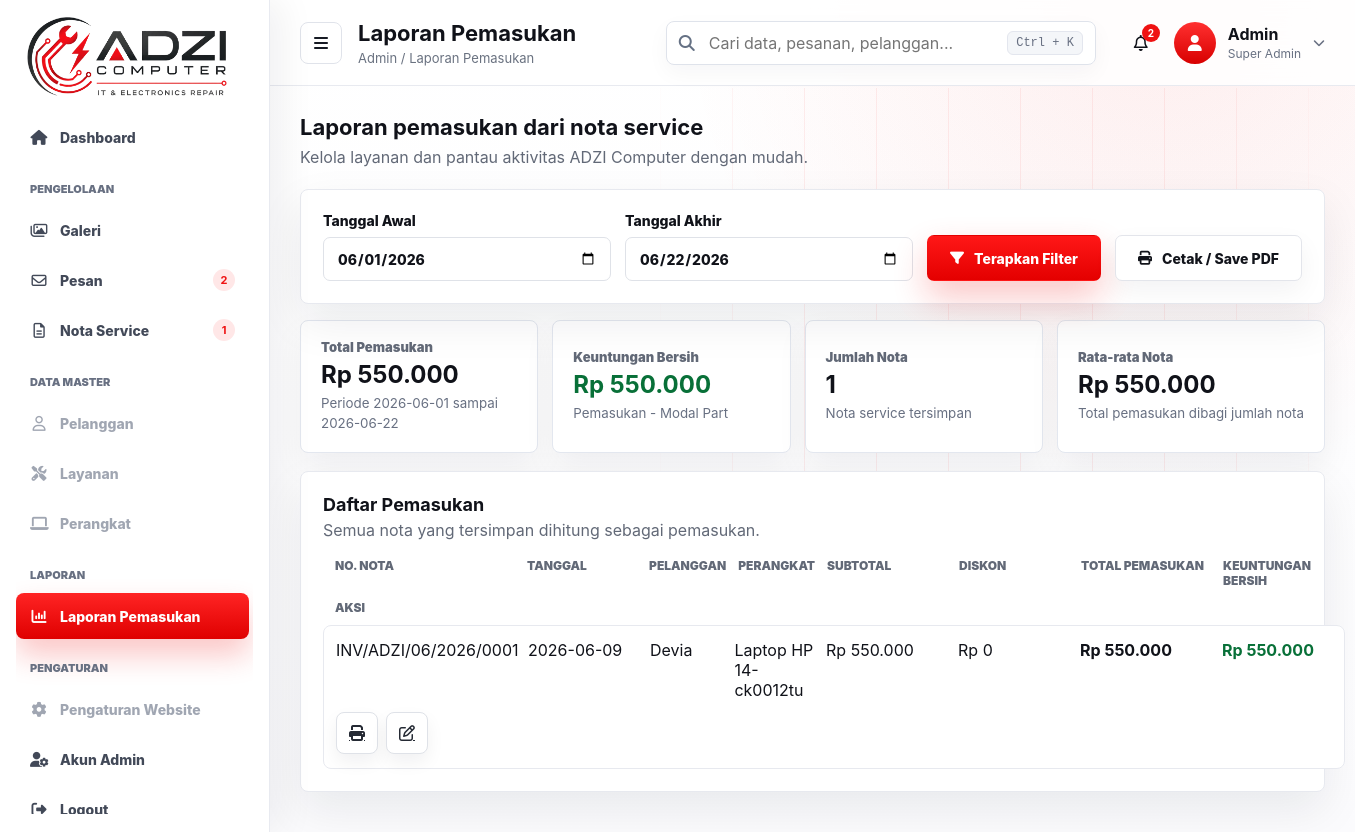
Before: /admin/reports_income.php (signed in) with the older database file.
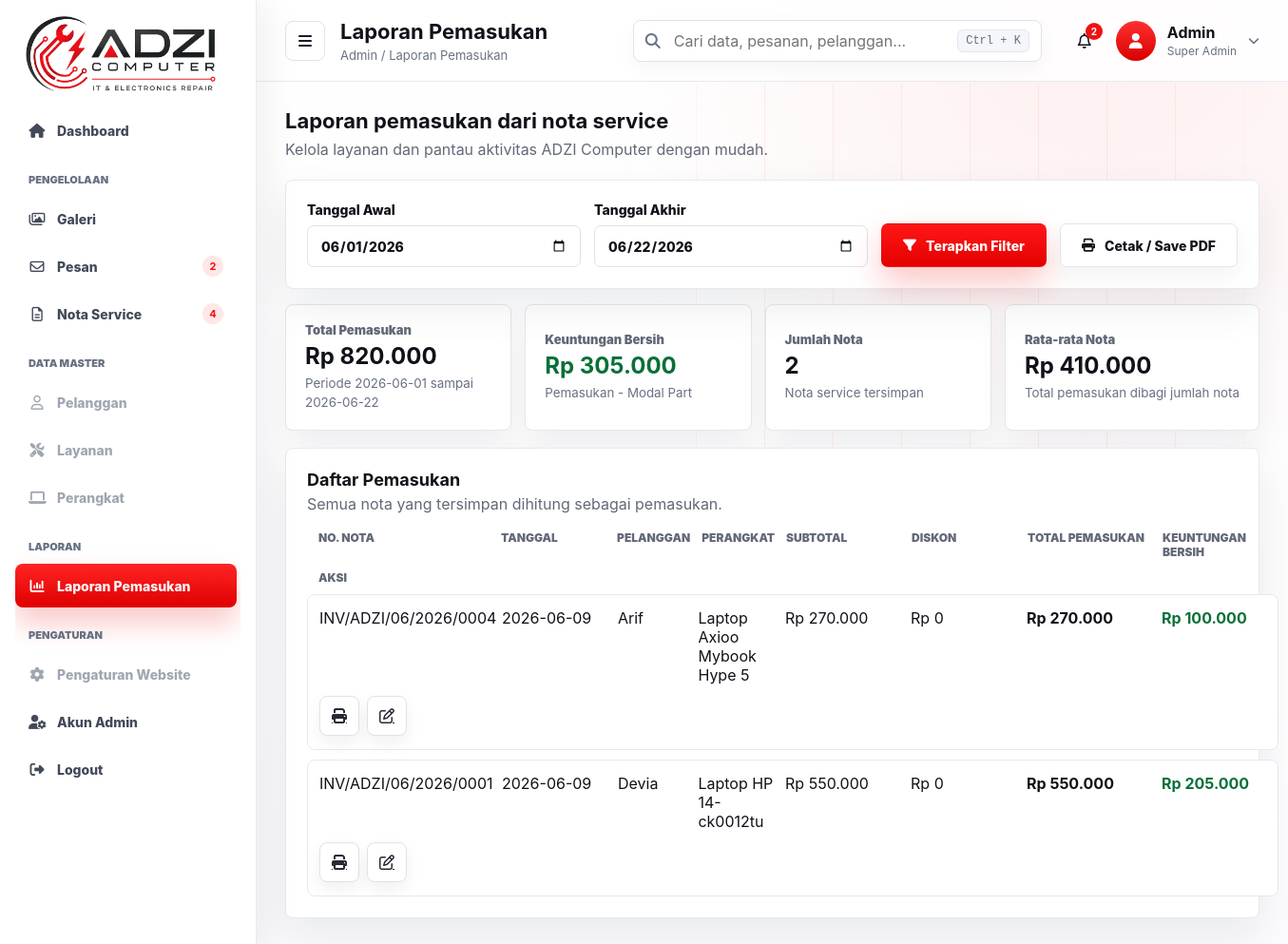
After: the same page with the newer database file.
### tables this page shows
CREATE TABLE service_invoices (
  id INTEGER PRIMARY KEY AUTOINCREMENT,
  invoice_no TEXT NOT NULL UNIQUE,
  service_date DATE NOT NULL,
  customer_name TEXT NOT NULL,
  customer_phone TEXT DEFAULT '',
  customer_address TEXT DEFAULT '',
  device_type TEXT NOT NULL,
  device_model TEXT DEFAULT '',
  complaint TEXT DEFAULT '',
  discount INTEGER DEFAULT 0,
  warranty_days INTEGER DEFAULT 30,
  notes TEXT DEFAULT '',
  created_at DATETIME DEFAULT CURRENT_TIMESTAMP,
  updated_at DATETIME DEFAULT CURRENT_TIMESTAMP
);

### inc/boot.php (called while the page is built, shortened)
<?php
$CONFIG = [
  'brand'   => 'Service Laptop & Elektronik Adzp18',
  'email'   => 'sadzypurnomo@gmail.com',
  'phone'   => '085880495407',
  'wa'      => '085880495407',
  'address' => 'Perumahan Permata Land, Blok Ruby H No.5, Bagan Pete, Kec. Kota Baru, Kota Jambi, Jambi 36361',
  'maps'    => 'https://maps.app.goo.gl/aX718QCLTx9SyhN2A',
  'maps_embed' => 'https://www.google.com/maps/embed?pb=!1m18!1m12!1m3!1d3988.133870883912!2d103.55593239999999!3d-1.6649658999999999!2m3!1f0!2f0!3f0!3m2!1i1024!2i768!4f13.1!3m3!1m2!1s0x2e2587e31244add1%3A0x8701b461d37129c4!2sService%20Laptop%20dan%20Elektronik!5e0!3m2!1sid!2sid!4v1762330598318!5m2!1sid!2sid',
  'admin_user' => 'adzp18',
  'admin_pass_hash' => '$2y$10$fqhrx5Z2FXxLZVcJ6qan4e9N18btTdt.rZFoD4S9zBEgaUXYxJXiy',
];
function h($s){ return htmlspecialchars($s ?? '', ENT_QUOTES, 'UTF-8'); }

### admin/partials/income.php (called while the page is built, shortened)
<?php
function admin_rupiah($value): string {
  return 'Rp ' . number_format((int)$value, 0, ',', '.');
}
function admin_income_rows(PDO $pdo, ?string $startDate = null, ?string $endDate = null): array {
  $where = '';
  $params = [];
  if ($startDate && $endDate) {
    $where = 'WHERE i.service_date BETWEEN ? AND ?';
    $params = [$startDate, $endDate];
  }
  $st = $pdo->prepare("
    SELECT i.*, COALESCE(SUM(it.qty * CASE
      WHEN (it.part_price + it.service_price) > 0 THEN (it.part_price + it.service_price)
      ELSE it.unit_price
    END), 0) AS subtotal,
    COALESCE(SUM(it.qty * it.part_capital_price), 0) AS total_capital
    FROM service_invoices i
    LEFT JOIN service_invoice_items it ON it.invoice_id = i.id
    {$where}
    GROUP BY i.id
    ORDER BY i.service_date DESC, i.id DESC
  ");
  $st->execute($params);
  $rows = $st->fetchAll(PDO::FETCH_ASSOC);
  foreach ($rows as &$row) {
    $row['total_income'] = max(0, (int)$row['subtotal'] - (int)$row['discount']);
  }
  return $rows;
}
function admin_income_summary(array $rows): array {
  $total = 0;
  $netProfit = 0;
  foreach ($rows as $row) {
    $total += (int)($row['total_income'] ?? 0);
    $netProfit += (int)($row['net_profit'] ?? 0);
  }
  $count = count($rows);
  return [
    'count' => $count,
    'total' => $total,
    'net_profit' => $netProfit,
    'average' => $count > 0 ? (int)round($total / $count) : 0,
  ];
}

### admin/reports_income.php (the view, shortened to what this page needs)
<?php
require __DIR__ . '/guard.php';
require __DIR__ . '/partials/layout.php';
require __DIR__ . '/partials/income.php';
$defaultStart = (new DateTimeImmutable('first day of this month'))->format('Y-m-d');
$defaultEnd = (new DateTimeImmutable('today'))->format('Y-m-d');
$startDate = trim($_GET['start'] ?? $defaultStart);
$endDate = trim($_GET['end'] ?? $defaultEnd);
$rows = admin_income_rows($pdo, $startDate, $endDate);
$summary = admin_income_summary($rows);
$printUrl = 'reports_income_print.php?start=' . rawurlencode($startDate) . '&end=' . rawurlencode($endDate);
admin_page_start('Laporan Pemasukan', 'reports_income', 'Laporan pemasukan dari nota service');
?>
      <section class="admin-card admin-section report-filter-card">
        <form method="get" class="admin-form report-filter-form">
          <label>Tanggal Awal
            <input type="date" name="start" value="<?= h($startDate) ?>">
          </label>
          <label>Tanggal Akhir
            <input type="date" name="end" value="<?= h($endDate) ?>">
          </label>
          <button class="cta" type="submit"><i class="fa-solid fa-filter"></i> Terapkan Filter</button>
          <a class="btn" href="<?= h($printUrl) ?>" target="_blank"><i class="fa-solid fa-print"></i> Cetak / Save PDF</a>
        </form>
      </section>
      <section class="admin-income-strip">
        <article>
          <span>Total Pemasukan</span>
          <strong><?= h(admin_rupiah($summary['total'])) ?></strong>
          <small>Periode <?= h($startDate) ?> sampai <?= h($endDate) ?></small>
        </article>
        <article>
          <span>Keuntungan Bersih</span>
          <strong style="color:#087038"><?= h(admin_rupiah($summary['net_profit'])) ?></strong>
          <small>Pemasukan - Modal Part</small>
        </article>
        <article>
          <span>Jumlah Nota</span>
          <strong><?= h((string)$summary['count']) ?></strong>
          <small>Nota service tersimpan</small>
        </article>
        <article>
          <span>Rata-rata Nota</span>
          <strong><?= h(admin_rupiah($summary['average'])) ?></strong>
          <small>Total pemasukan dibagi jumlah nota</small>
        </article>
      </section>
      <section class="admin-card admin-section">
        <div class="panel-head">
          <div>
            <h2>Daftar Pemasukan</h2>
            <p>Semua nota yang tersimpan dihitung sebagai pemasukan.</p>
          </div>
        </div>
        <?php if(!$rows): ?>
          <p class="admin-muted">Belum ada pemasukan pada periode ini.</p>
        <?php else: ?>
          <div class="admin-table income-table">
            <div class="admin-table-head">
              <span>No. Nota</span>
              <span>Tanggal</span>
              <span>Pelanggan</span>
              <span>Perangkat</span>
              <span>Subtotal</span>
              <span>Diskon</span>
              <span>Total Pemasukan</span>
              <span>Keuntungan Bersih</span>
              <span>Aksi</span>
            </div>
            <?php foreach($rows as $row): ?>
              <div class="admin-table-row">
                <span data-label="No. Nota"><?= h($row['invoice_no']) ?></span>
                <span data-label="Tanggal"><?= h($row['service_date']) ?></span>
                <span data-label="Pelanggan"><?= h($row['customer_name']) ?></span>
                <span data-label="Perangkat"><?= h(trim($row['device_type'] . ' ' . $row['device_model'])) ?></span>
                <span data-label="Subtotal"><?= h(admin_rupiah($row['subtotal'])) ?></span>
                <span data-label="Diskon"><?= h(admin_rupiah($row['discount'])) ?></span>
                <span data-label="Total Pemasukan"><strong><?= h(admin_rupiah($row['total_income'])) ?></strong></span>
                <span data-label="Keuntungan Bersih"><strong style="color:#087038"><?= h(admin_rupiah($row['net_profit'])) ?></strong></span>
                <span data-label="Aksi">
                  <div class="invoice-actions">
                    <a class="icon-action" href="invoices_print.php?id=<?= h((string)$row['id']) ?>" target="_blank" title="Cetak nota" aria-label="Cetak nota <?= h($row['invoice_no']) ?>"><i class="fa-solid fa-print"></i></a>
                    <a class="icon-action" href="invoices.php?edit=<?= h((string)$row['id']) ?>" title="Edit nota" aria-label="Edit nota <?= h($row['invoice_no']) ?>"><i class="fa-regular fa-pen-to-square"></i></a>
                  </div>
                </span>
              </div>
            <?php endforeach; ?>
          </div>
        <?php endif; ?>
      </section>
<?php admin_page_end(); ?>

### admin/partials/layout.php (shortened to what this page needs)
<?php
function admin_table_count(PDO $pdo, string $table, string $where = ''): int {
  try {
    return (int)$pdo->query('SELECT COUNT(*) FROM ' . $table . ($where ? ' WHERE ' . $where : ''))->fetchColumn();
  } catch (Throwable $e) {
    return 0;
  }
}
function admin_page_start(string $pageTitle, string $active, string $subtitle = ''): void {
  global $pdo, $CONFIG;
  $unreadCount = admin_table_count($pdo, 'messages', 'is_read = 0');
  $invoiceCount = admin_table_count($pdo, 'service_invoices');
  $adminName = $_SESSION['admin']['name'] ?? ($_SESSION['admin']['u'] ?? 'Admin');
  $adminRole = $_SESSION['admin']['role'] ?? 'Super Admin';
?>
<!doctype html>
<html lang="id">
<head>
  <link rel="stylesheet" href="https://cdnjs.cloudflare.com/ajax/libs/font-awesome/6.5.0/css/all.min.css">
  <link rel="stylesheet" href="../assets/css/base.css">
  <link rel="stylesheet" href="../assets/css/admin.css">
</head>
<body class="admin-body admin-layout-body">
  <aside class="admin-sidebar">
    <a class="admin-sidebar-logo" href="dashboard.php" aria-label="Dashboard admin">
      <img src="../assets/img/gambar/01_logo.png" alt="<?= h($CONFIG['brand']) ?>">
    </a>
    <nav class="admin-side-nav" aria-label="Menu admin">
      <a class="<?= $active === 'dashboard' ? 'active' : '' ?>" href="dashboard.php"><i class="fa-solid fa-house"></i><span>Dashboard</span></a>
      <span class="nav-section">Pengelolaan</span>
      <a class="<?= $active === 'gallery' ? 'active' : '' ?>" href="gallery.php"><i class="fa-regular fa-images"></i><span>Galeri</span></a>
      <a class="<?= $active === 'messages' ? 'active' : '' ?>" href="messages.php"><i class="fa-regular fa-envelope"></i><span>Pesan</span><?php if($unreadCount): ?><b><?= h((string)$unreadCount) ?></b><?php endif; ?></a>
      <a class="<?= $active === 'invoices' ? 'active' : '' ?>" href="invoices.php"><i class="fa-regular fa-file-lines"></i><span>Nota Service</span><?php if($invoiceCount): ?><b><?= h((string)$invoiceCount) ?></b><?php endif; ?></a>
      <span class="nav-section">Data Master</span>
      <span class="disabled"><i class="fa-regular fa-user"></i><span>Pelanggan</span></span>
      <span class="disabled"><i class="fa-solid fa-screwdriver-wrench"></i><span>Layanan</span></span>
      <span class="disabled"><i class="fa-solid fa-laptop"></i><span>Perangkat</span></span>
      <span class="nav-section">Laporan</span>
      <a class="side-report-link <?= $active === 'reports_income' ? 'active' : '' ?>" href="reports_income.php"><i class="fa-solid fa-chart-column"></i><span>Laporan Pemasukan</span></a>
      <span class="nav-section">Pengaturan</span>
      <span class="disabled"><i class="fa-solid fa-gear"></i><span>Pengaturan Website</span></span>
      <a class="side-admins-link <?= $active === 'admins' ? 'active' : '' ?>" href="admins.php"><i class="fa-solid fa-user-gear"></i><span>Akun Admin</span></a>
      <a href="logout.php" data-confirm-logout><i class="fa-solid fa-right-from-bracket"></i><span>Logout</span></a>
    </nav>
  </aside>
  <div class="admin-main">
    <header class="admin-appbar">
      <div class="admin-page-id">
        <button class="admin-menu-button" type="button" aria-label="Buka menu"><i class="fa-solid fa-bars"></i></button>
        <div>
          <h1><?= h($pageTitle) ?></h1>
          <p>Admin / <?= h($pageTitle) ?></p>
        </div>
      </div>
      <form class="admin-search" method="get" action="search.php">
        <i class="fa-solid fa-magnifying-glass"></i>
        <input type="search" name="q" placeholder="Cari data, pesanan, pelanggan..." aria-label="Pencarian admin" value="<?= h($_GET['q'] ?? '') ?>">
        <kbd>Ctrl + K</kbd>
      </form>
      <div class="admin-user-area">
        <a class="admin-bell" href="messages.php?filter=unread" title="Pesan belum dibaca" aria-label="Buka pesan belum dibaca"><i class="fa-regular fa-bell"></i><?php if($unreadCount): ?><b><?= h((string)$unreadCount) ?></b><?php endif; ?></a>
        <button class="admin-profile-trigger" type="button" aria-expanded="false" aria-haspopup="true">
          <span class="admin-avatar"><i class="fa-solid fa-user"></i></span>
          <span><strong><?= h(ucfirst((string)$adminName)) ?></strong><small><?= h($adminRole) ?></small></span>
          <i class="fa-solid fa-chevron-down"></i>
        </button>
      </div>
    </header>
    <main class="admin-shell">
      <section class="admin-page-hero">
        <div>
          <h2><?= h($subtitle ?: $pageTitle) ?></h2>
          <p>Kelola layanan dan pantau aktivitas ADZI Computer dengan mudah.</p>
        </div>
      </section>
<?php
}
function admin_page_end(): void {
?>
    </main>
  </div>
</body>
</html>
<?php
}
?>

### assets/css/base.css (style rules this page uses)
:root { --bg:#ffffff; --surface:#ffffff; --text:#11131a; --muted:#626977; --line:#e8e9ee; --soft:#f7f8fb; --red:#ef1212; --red-dark:#c90000; --red-soft:#fff0f0; --shadow:0 18px 45px rgba(15,22,40,.08); --shadow-sm:0 8px 24px rgba(15,22,40,.07); --radius:8px; --container:1110px; }
* { box-sizing:border-box }
html { scroll-behavior:smooth }
html,body { min-height:100% }
body { margin:0; font-family:Inter,system-ui,-apple-system,BlinkMacSystemFont,"Segoe UI",sans-serif; color:var(--text); background: radial-gradient(circle at 90% 8%, rgba(239,18,18,.06), transparent 34%), linear-gradient(180deg,#fff 0%,#fff 45%,#fbfbfd 100%); overflow-x:hidden; }
body::before { content:""; position:absolute; top:88px; right:0; width:min(54vw,720px); height:430px; pointer-events:none; opacity:.42; background-image: linear-gradient(90deg,transparent 0 35%,rgba(239,18,18,.16) 35% 36%,transparent 36%), linear-gradient(0deg,transparent 0 48%,rgba(239,18,18,.12) 48% 49%,transparent 49%); background-size:72px 52px; mask-image:linear-gradient(90deg,transparent,#000 22%,#000 80%,transparent); }
a { color:inherit }
img { max-width:100%;display:block }
button,input,textarea { font:inherit }
main { position:relative;z-index:1 }
.cta,.btn { display:inline-flex; align-items:center; justify-content:center; gap:10px; min-height:46px; padding:0 22px; border-radius:7px; font-weight:800; font-size:14px; text-decoration:none; border:1px solid transparent; transition:transform .18s ease,box-shadow .18s ease,background .18s ease,border-color .18s ease; }
.cta { color:#fff; background:linear-gradient(180deg,#ff1717,#e40000); box-shadow:0 16px 34px rgba(239,18,18,.24); }
.btn { color:#12141b; background:#fff; border-color:#e3e5eb; box-shadow:0 10px 26px rgba(12,18,32,.05); }

Changed rows visible on the page:
added service_invoices: invoice_no "INV/ADZI/06/2026/0004", service_date "2026-06-09", customer_name "Arif", device_type+device_model "Laptop Axioo Mybook Hype 5", subtotal "Rp 270.000", discount "Rp 0", total_income "Rp 270.000", net_profit "Rp 100.000"
changed service_invoices "INV/ADZI/06/2026/0001": net_profit "Rp 550.000" → "Rp 205.000"; id "1" → (not shown)
Other visible differences:
$invoiceCount: "1" → "4"
admin_rupiah($summary['total']): "Rp 550.000" → "Rp 820.000"
admin_rupiah($summary['net_profit']): "Rp 550.000" → "Rp 305.000"
$summary['count']: (not shown) → "2"
admin_rupiah($summary['average']): "Rp 550.000" → "Rp 410.000"
